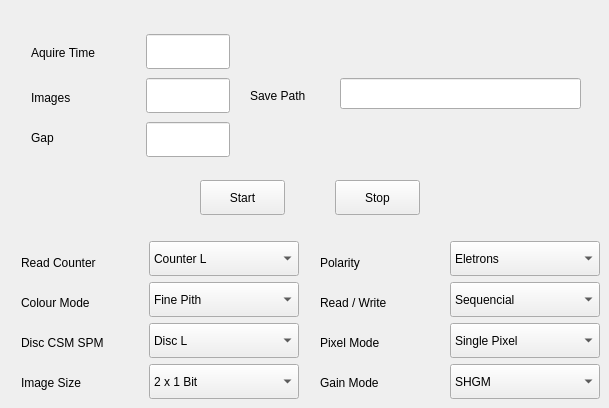
    <widget class="QWidget" name="Aquire">
     <attribute name="title">
      <string>Aquire</string>
     </attribute>
     <widget class="QLineEdit" name="Path_Input">
      <property name="geometry">
       <rect>
        <x>340</x>
        <y>78</y>
        <width>241</width>
        <height>31</height>
       </rect>
      </property>
      <property name="palette">
       <palette>
        <active>
         <colorrole role="Text">
          <brush brushstyle="SolidPattern">
           <color alpha="255">
            <red>255</red>
            <green>0</green>
            <blue>0</blue>
           </color>
          </brush>
         </colorrole>
        </active>
        <inactive>
         <colorrole role="Text">
          <brush brushstyle="SolidPattern">
           <color alpha="255">
            <red>255</red>
            <green>0</green>
            <blue>0</blue>
           </color>
          </brush>
         </colorrole>
        </inactive>
        <disabled>
         <colorrole role="Text">
          <brush brushstyle="SolidPattern">
           <color alpha="255">
            <red>159</red>
            <green>158</green>
            <blue>158</blue>
           </color>
          </brush>
         </colorrole>
        </disabled>
       </palette>
      </property>
     </widget>
     <widget class="QLabel" name="Path">
      <property name="geometry">
       <rect>
        <x>250</x>
        <y>85</y>
        <width>91</width>
        <height>21</height>
       </rect>
      </property>
      <property name="text">
       <string>Save Path</string>
      </property>
     </widget>
     <widget class="QPushButton" name="Start_Aquire">
      <property name="geometry">
       <rect>
        <x>200</x>
        <y>180</y>
        <width>85</width>
        <height>35</height>
       </rect>
      </property>
      <property name="text">
       <string>Start</string>
      </property>
     </widget>
     <widget class="QPushButton" name="Stop_Aquire">
      <property name="geometry">
       <rect>
        <x>335</x>
        <y>180</y>
        <width>85</width>
        <height>35</height>
       </rect>
      </property>
      <property name="text">
       <string>Stop</string>
      </property>
     </widget>
     <widget class="QLabel" name="Read_Couter">
      <property name="geometry">
       <rect>
        <x>21</x>
        <y>250</y>
        <width>122</width>
        <height>25</height>
       </rect>
      </property>
      <property name="text">
       <string>Read Counter</string>
      </property>
     </widget>
     <widget class="QComboBox" name="Read_Counter_Input">
      <property name="geometry">
       <rect>
        <x>149</x>
        <y>241</y>
        <width>150</width>
        <height>35</height>
       </rect>
      </property>
      <property name="focusPolicy">
       <enum>Qt::ClickFocus</enum>
      </property>
      <item>
       <property name="text">
        <string>Counter L</string>
       </property>
      </item>
      <item>
       <property name="text">
        <string>Counter H</string>
       </property>
      </item>
      <item>
       <property name="text">
        <string>Both</string>
       </property>
      </item>
     </widget>
     <widget class="QComboBox" name="Count_L_Input">
      <property name="geometry">
       <rect>
        <x>149</x>
        <y>364</y>
        <width>150</width>
        <height>35</height>
       </rect>
      </property>
      <property name="focusPolicy">
       <enum>Qt::ClickFocus</enum>
      </property>
      <item>
       <property name="text">
        <string>2 x 1 Bit</string>
       </property>
      </item>
      <item>
       <property name="text">
        <string>2 x 12 Bits</string>
       </property>
      </item>
      <item>
       <property name="text">
        <string>2 x 6 Bits</string>
       </property>
      </item>
      <item>
       <property name="text">
        <string>1 x 24 Bits</string>
       </property>
      </item>
     </widget>
     <widget class="QComboBox" name="Gain_Mode_Input">
      <property name="geometry">
       <rect>
        <x>450</x>
        <y>364</y>
        <width>150</width>
        <height>35</height>
       </rect>
      </property>
      <property name="focusPolicy">
       <enum>Qt::ClickFocus</enum>
      </property>
      <item>
       <property name="text">
        <string>SHGM</string>
       </property>
      </item>
      <item>
       <property name="text">
        <string>LGM</string>
       </property>
      </item>
      <item>
       <property name="text">
        <string>HGM</string>
       </property>
      </item>
      <item>
       <property name="text">
        <string>SLGM</string>
       </property>
      </item>
     </widget>
     <widget class="QLabel" name="Pixel_Mode">
      <property name="geometry">
       <rect>
        <x>320</x>
        <y>330</y>
        <width>94</width>
        <height>25</height>
       </rect>
      </property>
      <property name="text">
       <string>Pixel Mode</string>
      </property>
     </widget>
     <widget class="QComboBox" name="Pixel_Mode_Input">
      <property name="geometry">
       <rect>
        <x>450</x>
        <y>323</y>
        <width>150</width>
        <height>35</height>
       </rect>
      </property>
      <property name="focusPolicy">
       <enum>Qt::ClickFocus</enum>
      </property>
      <item>
       <property name="text">
        <string>Single Pixel</string>
       </property>
      </item>
      <item>
       <property name="text">
        <string>Charge Summing</string>
       </property>
      </item>
     </widget>
     <widget class="QLabel" name="Colour_Mode">
      <property name="geometry">
       <rect>
        <x>21</x>
        <y>290</y>
        <width>111</width>
        <height>25</height>
       </rect>
      </property>
      <property name="text">
       <string>Colour Mode</string>
      </property>
     </widget>
     <widget class="QLabel" name="CSM_SPM">
      <property name="geometry">
       <rect>
        <x>21</x>
        <y>330</y>
        <width>121</width>
        <height>25</height>
       </rect>
      </property>
      <property name="text">
       <string>Disc CSM SPM</string>
      </property>
     </widget>
     <widget class="QComboBox" name="Disc_CSM_SPM_Input">
      <property name="geometry">
       <rect>
        <x>149</x>
        <y>323</y>
        <width>150</width>
        <height>35</height>
       </rect>
      </property>
      <property name="focusPolicy">
       <enum>Qt::ClickFocus</enum>
      </property>
      <item>
       <property name="text">
        <string>Disc L</string>
       </property>
      </item>
      <item>
       <property name="text">
        <string>Disc H</string>
       </property>
      </item>
     </widget>
     <widget class="QLabel" name="Image_Size">
      <property name="geometry">
       <rect>
        <x>21</x>
        <y>370</y>
        <width>99</width>
        <height>25</height>
       </rect>
      </property>
      <property name="text">
       <string>Image Size</string>
      </property>
     </widget>
     <widget class="QLabel" name="Polarity">
      <property name="geometry">
       <rect>
        <x>320</x>
        <y>250</y>
        <width>66</width>
        <height>25</height>
       </rect>
      </property>
      <property name="text">
       <string>Polarity</string>
      </property>
     </widget>
     <widget class="QComboBox" name="Polarity_Input">
      <property name="geometry">
       <rect>
        <x>450</x>
        <y>241</y>
        <width>150</width>
        <height>35</height>
       </rect>
      </property>
      <property name="focusPolicy">
       <enum>Qt::ClickFocus</enum>
      </property>
      <item>
       <property name="text">
        <string>Eletrons</string>
       </property>
      </item>
      <item>
       <property name="text">
        <string>Holes</string>
       </property>
      </item>
     </widget>
     <widget class="QComboBox" name="Colour_Mode_Input">
      <property name="geometry">
       <rect>
        <x>149</x>
        <y>282</y>
        <width>150</width>
        <height>35</height>
       </rect>
      </property>
      <property name="focusPolicy">
       <enum>Qt::ClickFocus</enum>
      </property>
      <item>
       <property name="text">
        <string>Fine Pith</string>
       </property>
      </item>
      <item>
       <property name="text">
        <string>Spectroscopic</string>
       </property>
      </item>
     </widget>
     <widget class="QLabel" name="Gain_mode">
      <property name="geometry">
       <rect>
        <x>320</x>
        <y>370</y>
        <width>90</width>
        <height>25</height>
       </rect>
      </property>
      <property name="text">
       <string>Gain Mode</string>
      </property>
     </widget>
     <widget class="QLabel" name="ReadWrite">
      <property name="geometry">
       <rect>
        <x>320</x>
        <y>290</y>
        <width>120</width>
        <height>25</height>
       </rect>
      </property>
      <property name="text">
       <string>Read / Write</string>
      </property>
     </widget>
     <widget class="QComboBox" name="Read_Write_Input">
      <property name="geometry">
       <rect>
        <x>450</x>
        <y>282</y>
        <width>150</width>
        <height>35</height>
       </rect>
      </property>
      <property name="focusPolicy">
       <enum>Qt::ClickFocus</enum>
      </property>
      <item>
       <property name="text">
        <string>Sequencial</string>
       </property>
      </item>
      <item>
       <property name="text">
        <string>Continous</string>
       </property>
      </item>
     </widget>
     <widget class="QLineEdit" name="Gap_Input">
      <property name="geometry">
       <rect>
        <x>146</x>
        <y>122</y>
        <width>84</width>
        <height>35</height>
       </rect>
      </property>
      <property name="palette">
       <palette>
        <active>
         <colorrole role="Text">
          <brush brushstyle="SolidPattern">
           <color alpha="255">
            <red>255</red>
            <green>0</green>
            <blue>0</blue>
           </color>
          </brush>
         </colorrole>
        </active>
        <inactive>
         <colorrole role="Text">
          <brush brushstyle="SolidPattern">
           <color alpha="255">
            <red>255</red>
            <green>0</green>
            <blue>0</blue>
           </color>
          </brush>
         </colorrole>
        </inactive>
        <disabled>
         <colorrole role="Text">
          <brush brushstyle="SolidPattern">
           <color alpha="255">
            <red>159</red>
            <green>158</green>
            <blue>158</blue>
           </color>
          </brush>
         </colorrole>
        </disabled>
       </palette>
      </property>
      <property name="mouseTracking">
       <bool>false</bool>
      </property>
      <property name="acceptDrops">
       <bool>false</bool>
      </property>
      <property name="text">
       <string/>
      </property>
      <property name="maxLength">
       <number>5</number>
      </property>
     </widget>
     <widget class="QLineEdit" name="Aquire_Time_Input">
      <property name="geometry">
       <rect>
        <x>146</x>
        <y>34</y>
        <width>84</width>
        <height>35</height>
       </rect>
      </property>
      <property name="palette">
       <palette>
        <active>
         <colorrole role="Text">
          <brush brushstyle="SolidPattern">
           <color alpha="255">
            <red>255</red>
            <green>0</green>
            <blue>0</blue>
           </color>
          </brush>
         </colorrole>
        </active>
        <inactive>
         <colorrole role="Text">
          <brush brushstyle="SolidPattern">
           <color alpha="255">
            <red>255</red>
            <green>0</green>
            <blue>0</blue>
           </color>
          </brush>
         </colorrole>
        </inactive>
        <disabled>
         <colorrole role="Text">
          <brush brushstyle="SolidPattern">
           <color alpha="255">
            <red>159</red>
            <green>158</green>
            <blue>158</blue>
           </color>
          </brush>
         </colorrole>
        </disabled>
       </palette>
      </property>
      <property name="mouseTracking">
       <bool>false</bool>
      </property>
      <property name="acceptDrops">
       <bool>false</bool>
      </property>
      <property name="maxLength">
       <number>7</number>
      </property>
      <property name="frame">
       <bool>true</bool>
      </property>
      <property name="cursorMoveStyle">
       <enum>Qt::VisualMoveStyle</enum>
      </property>
      <property name="clearButtonEnabled">
       <bool>false</bool>
      </property>
     </widget>
     <widget class="QLabel" name="Images">
      <property name="geometry">
       <rect>
        <x>31</x>
        <y>85</y>
        <width>64</width>
        <height>25</height>
       </rect>
      </property>
      <property name="text">
       <string>Images</string>
      </property>
     </widget>
     <widget class="QLineEdit" name="NImages_Input">
      <property name="geometry">
       <rect>
        <x>146</x>
        <y>78</y>
        <width>84</width>
        <height>35</height>
       </rect>
      </property>
      <property name="palette">
       <palette>
        <active>
         <colorrole role="Text">
          <brush brushstyle="SolidPattern">
           <color alpha="255">
            <red>255</red>
            <green>0</green>
            <blue>0</blue>
           </color>
          </brush>
         </colorrole>
        </active>
        <inactive>
         <colorrole role="Text">
          <brush brushstyle="SolidPattern">
           <color alpha="255">
            <red>255</red>
            <green>0</green>
            <blue>0</blue>
           </color>
          </brush>
         </colorrole>
        </inactive>
        <disabled>
         <colorrole role="Text">
          <brush brushstyle="SolidPattern">
           <color alpha="255">
            <red>159</red>
            <green>158</green>
            <blue>158</blue>
           </color>
          </brush>
         </colorrole>
        </disabled>
       </palette>
      </property>
      <property name="mouseTracking">
       <bool>false</bool>
      </property>
      <property name="acceptDrops">
       <bool>false</bool>
      </property>
      <property name="text">
       <string/>
      </property>
      <property name="maxLength">
       <number>3</number>
      </property>
     </widget>
     <widget class="QLabel" name="Gap">
      <property name="geometry">
       <rect>
        <x>31</x>
        <y>125</y>
        <width>32</width>
        <height>25</height>
       </rect>
      </property>
      <property name="text">
       <string>Gap</string>
      </property>
     </widget>
     <widget class="QLabel" name="Aquire_Time">
      <property name="geometry">
       <rect>
        <x>31</x>
        <y>40</y>
        <width>109</width>
        <height>25</height>
       </rect>
      </property>
      <property name="text">
       <string>Aquire Time</string>
      </property>
     </widget>
    </widget>
